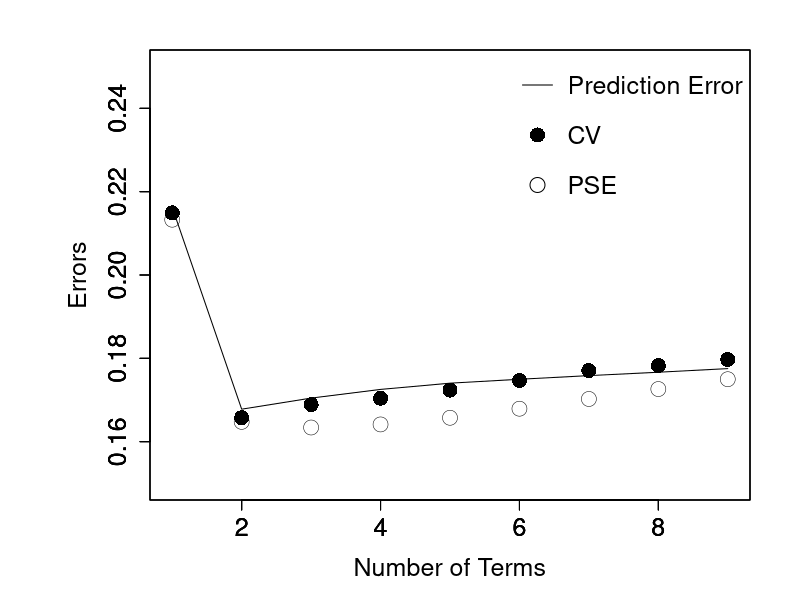

Write R code to recreate this figure.
# greedy関数（コード3.2）
greedy <- function(X, y) {
    mmaxp1 <- ncol(X)
    sidx <- NULL
    cidx <- 1:mmaxp1
    for(m in 1:mmaxp1){
        errtmp <- NULL
        for(k in cidx){
            idx <- c(sidx, k)
            Xm <- X[, idx]
            bm <- solve(t(Xm) %*% Xm) %*% t(Xm) %*% y
            fm <- Xm %*% bm
            errtmp <- c(errtmp, mean((y - fm)^2))
        }
        pos <- which.min(errtmp)     
        sidx <- c(sidx, cidx[pos])
        cidx <- cidx[-pos]
    }
    return(sidx)
}
# コード3.14
cal_cverr_greedy <- function(X, y, folds) {
# shuffling order of samples
  shuf <- sample(1:n, replace = F)
  X <- X[shuf, ]
  y <- y[shuf]
# calculation of start and end points of each validation block
  n1b <- floor(n / folds)
  nB <- rep(n1b, folds)
  if (n != n1b * folds) nB[1:(n - n1b * folds)] <- nB[1:(n - n1b * folds)] + 1
  st <- c(1, cumsum(nB)[-folds] + 1)
  ed <- c(cumsum(nB))
# loop for calculation of validation error for each candidate value
  cvej <- numeric(ncol(X))
  for (j in 1:folds) {
# constructing estimation and validation sets
    idx <- (st[j]:ed[j])
    Xe <- X[-idx, ]
    ye <- y[-idx]
    Xv <- X[idx, ]
    yv <- y[idx]
# application of greedy method for estimation set
    sidx <- greedy(Xe, ye)
# estimation of coefficients and calculation of CV error in order of sidx
    for (m in 1:length(sidx)) {
      Xvt <- matrix(Xv[, sidx[1:m]], nrow(Xv), m)
      Xet <- matrix(Xe[, sidx[1:m]], nrow(Xe), m)
      coef <- solve(t(Xet) %*% Xet) %*% t(Xet) %*% ye
      errtmp <- sum((yv - Xvt %*% coef)^2)
      cvej[m] <- cvej[m]+errtmp
    }
  }
  cve <- cvej / nrow(X)
# determine the number of variables, which minimizes CV error
  pos <- which.min(cve)
# application of greedy method for whole sample
  rlist <- greedy(X, y)
    
# estimation of coefficients under determined variables
  sidx <- sidx[1:pos]
  Xpos <- matrix(X[, sidx], nrow(X), pos)
  coef <- solve(t(Xpos) %*% Xpos) %*% t(Xpos) %*% y
  return(list(cve = cve, sidx = sidx, coef = coef))
}
# コード3.14を利用した数値例
# 数値実験の手順はテキストを参照のこと
set.seed(2017)
n<-100; mmax<-8; mmaxp1<-mmax+1; sigma<-0.4; S1<-100; S2<-100
x <- 2*(0:(n-1))/(n-1)-1
X <- rep(1, n)
for(m in 1:mmax) X <- cbind(X, x^m)
tf <- 0.5*sin(pi*x)
pse <- NULL; cve <- NULL; perr <- NULL;
folds <- 10
z <- NULL    
for(k in 1:S2) z <- cbind(z, tf + rnorm(n, 0, sigma))
for(s1 in 1:S1){
    y <- tf + rnorm(n, 0, sigma)
    bf <- solve(t(X) %*% X) %*% t(X) %*% y
    ff <- X %*% bf
    esigma2 <- sum((y - ff)^2)/(n - mmaxp1)
    perrm <- NULL; psem <- NULL
    sidx <- greedy(X, y)
    for(m in 1:mmaxp1){
        idx <- sidx[1:m]
        Xm <- matrix(X[, idx], n, m)
        bm <- solve(t(Xm) %*% Xm) %*% t(Xm) %*% y
        fm <- Xm %*% bm
        perrtmp <- NULL
        for(k in 1:S2) perrtmp <- c(perrtmp, mean((z[, k] - fm)^2))
        perrm <- c(perrm, mean(perrtmp))
        psem <- c(psem, mean((y - fm)^2)+2 * esigma2 * m / n)
    }
    perr <- rbind(perr, perrm)
    pse <- rbind(pse, psem)
    ret <- cal_cverr_greedy(X, y, folds)
    cve <- rbind(cve, ret$cve)
}
# PSE，評価誤差および予測二乗誤差の平均の描画
PSE <- apply(pse, 2, mean)
CVE <- apply(cve, 2, mean)
PERR <- apply(perr, 2, mean)
par(omi = c(0, 0, 0, 0))
par(mai = c(1.0, 1.5, 0.5, 0.5))
par(ps = 18)
xlim <- c(1, mmaxp1)
ylim <- c(0.15, 0.25)
plot(1:mmaxp1, PERR, type = "l", xlim = xlim, ylim = ylim, xlab = "Number of Terms", ylab = "Errors", main = "")
par(new = T)
plot(1:mmaxp1, PSE, type = "p", pch = 1, lwd = 0.5, cex = 2, xlim = xlim, ylim = ylim, xlab = "", ylab = "", ann = F)
par(new = T)
plot(1:mmaxp1, CVE, type = "p", pch = 16, lwd = 0.5, cex = 2, xlim = xlim, ylim = ylim, xlab = "", ylab = "", ann = F)
labels <- c("Prediction Error", "CV", "PSE")
pchs <- c(-1, 16, 1)
ltys <- c(1, -1, -1)
legend("topright",  legend  =  labels,  pch  =  pchs,  lty  =  ltys, bty = "n", y.intersp = 2.5, pt.cex = 2)
